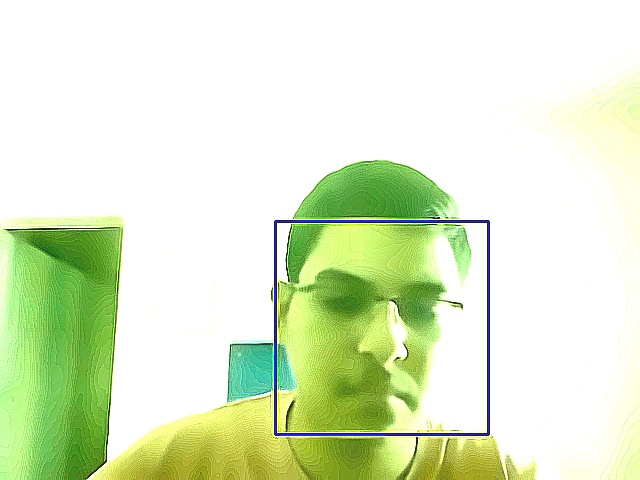
#> input picture enhanced_frames/enhanced_frame_0000.jpg, 640 x 480 px, given in place of the camera
$ jupyter execute CameraOperations.ipynb   (text cells are left out)
#> lines starting #> are read from the running program, lines starting #| are printed output that depends on the picture; after the words box and inside, x2 and y2 are one past the last pixel; in counts of white or black regions, pixels touching at a corner belong together
[cell 1]
# %pip install openCV.python

[cell 2]
import cv2
import os
import numpy as np

#Open default camera
cam = cv2.VideoCapture(0)
frame_width = int(cam.get(cv2.CAP_PROP_FRAME_WIDTH))
frame_height = int(cam.get(cv2.CAP_PROP_FRAME_HEIGHT))
print("Frame Width", frame_width)
print("Frame Height", frame_height)

# Define the codec and create VideoWriter object
fourcc = cv2.VideoWriter_fourcc(*'mp4v')
out = cv2.VideoWriter('output.mp4', fourcc, 20.0, (frame_width, frame_height))

# Load the cascade
face_cascade = cv2.CascadeClassifier(cv2.data.haarcascades + 'haarcascade_frontalface_default.xml')

# Initialize the video capture
cam = cv2.VideoCapture(0)  # Use `0` for webcam or replace with video file path

# Create a directory to save the frames
output_dir = "extracted_frames"
os.makedirs(output_dir, exist_ok=True)

frame_count = 0  # To keep track of the frames

while True:
    ret, frame = cam.read()
#> frame is the input picture: shape (480, 640, 3); mean B, G, R 201.7, 236.3, 222.1
    if not ret:
        break

    # Convert to grayscale
    gray = cv2.cvtColor(frame, cv2.COLOR_BGR2GRAY)
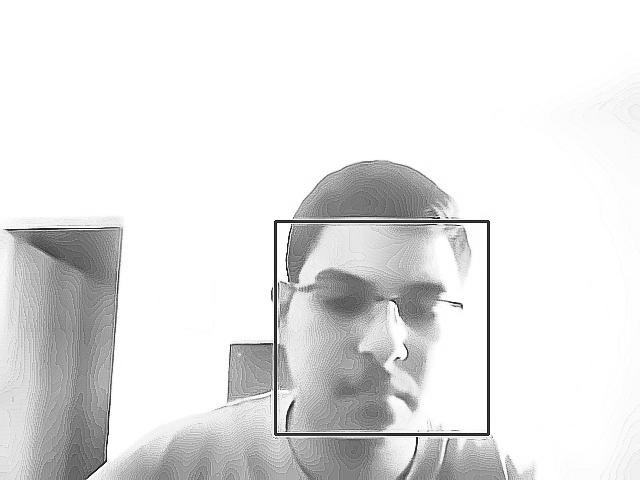
#> gray: shape (480, 640); min 24, max 255, mean 228.2

    # Detect faces
    faces = face_cascade.detectMultiScale(gray, 1.1, 4)
#> faces = [[268, 222, 221, 221]]

    # Draw rectangle around the faces
    for (x, y, w, h) in faces:
        cv2.rectangle(frame, (x, y), (x+w, y+h), (255, 0, 0), 2)
#> this loop made 1 pass
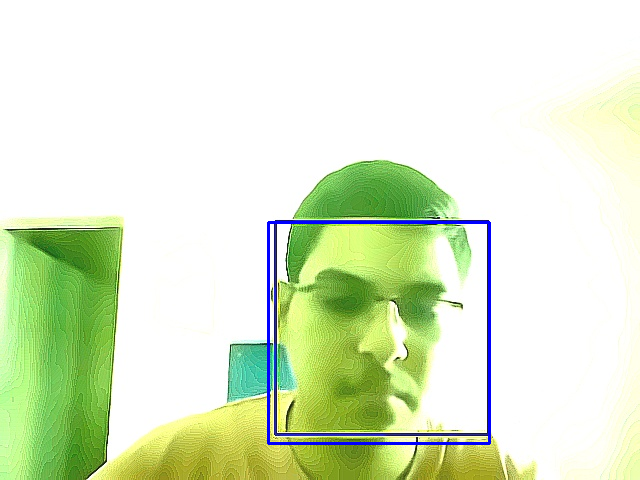
#> frame: shape (480, 640, 3); 0.86% of pixels changed, all inside (x1, y1, x2, y2) = (267, 221, 491, 445)

    # Save the frame as an image
    frame_path = os.path.join(output_dir, f"frame_{frame_count:04d}.jpg")  # Save as frame_0001.jpg, frame_0002.jpg, etc.
    cv2.imwrite(frame_path, frame)
    frame_count += 1

    # Display the frame
    cv2.imshow('Camera', frame)

    # Break the loop
    if cv2.waitKey(1) == ord('q'):
#> (key q is pressed here)
        break

# Release the VideoCapture object
cam.release()
cv2.destroyAllWindows()

print(f"Frames saved in the folder: {output_dir}")

# [11 lines of commented-out code are left out]

[cell 3]
# Directories for input frames and output negatives
input_dir = "extracted_frames"
output_dir = "negative_frames"
os.makedirs(output_dir, exist_ok=True)

# Iterate through each frame in the input directory
for frame_name in os.listdir(input_dir):
    frame_path = os.path.join(input_dir, frame_name)

    # Read the frame
    frame = cv2.imread(frame_path)
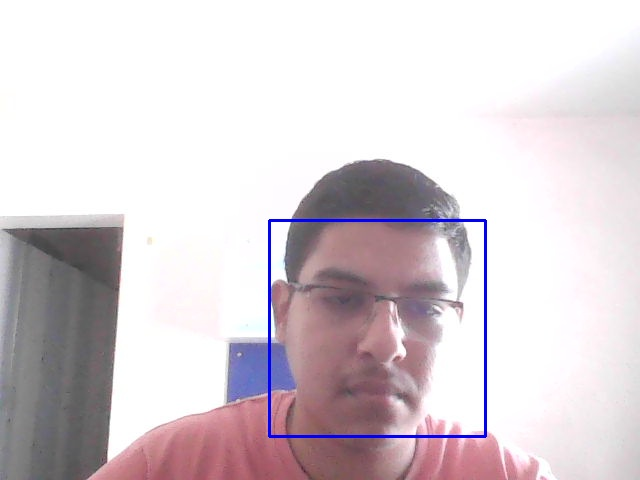
#> input picture extracted_frames/frame_0001.jpg, 640 x 480 px
#> frame is the input picture: shape (480, 640, 3); mean B, G, R 212.7, 207.7, 217
    if frame is None:
        print(f"Could not read {frame_path}")
        continue

    # Convert the frame to its negative
    negative_frame = cv2.bitwise_not(frame)
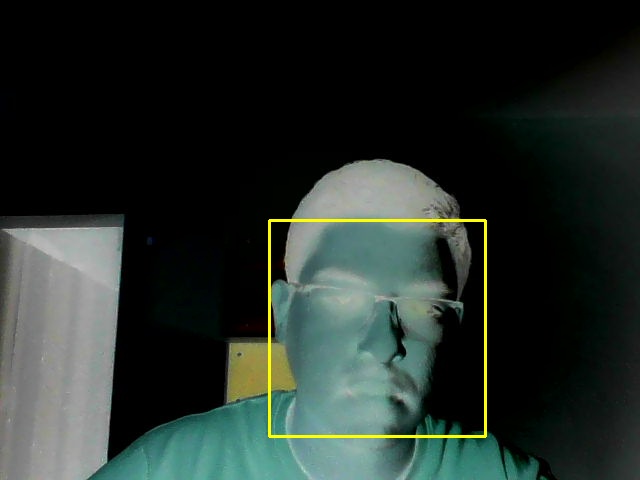
#> negative_frame: shape (480, 640, 3); mean B, G, R 42.3, 47.3, 38

    # Save the negative frame
    output_path = os.path.join(output_dir, f"negative_{frame_name}")
    cv2.imwrite(output_path, negative_frame)
#> pass 2 of the loop `for frame_name in os.listdir(input_dir):`:
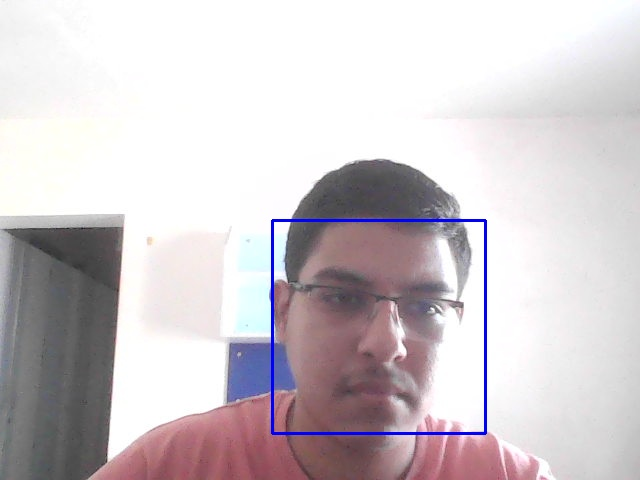
#> input picture extracted_frames/frame_0005.jpg, 640 x 480 px
#> frame is the input picture: shape (480, 640, 3); mean B, G, R 204.6, 200.6, 207.8
#> pass 3 of the loop `for frame_name in os.listdir(input_dir):`:
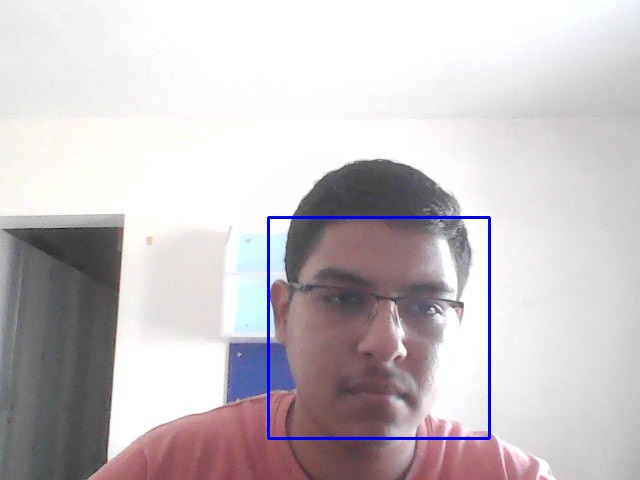
#> input picture extracted_frames/frame_0008.jpg, 640 x 480 px
#> frame is the input picture: shape (480, 640, 3); mean B, G, R 198.7, 194.9, 201.5

print(f"Negative frames saved in the folder: {output_dir}")

[cell 4]
# Directories for input frames and output enhanced images
input_dir = "extracted_frames"
output_dir = "enhanced_frames"
os.makedirs(output_dir, exist_ok=True)

def enhance_image(frame):
    """Apply enhancement pipeline to a frame"""
    # 1. Denoising
    denoised = cv2.fastNlMeansDenoisingColored(frame, None, 10, 10, 7, 21)

    # 2. Contrast Enhancement (CLAHE in LAB color space)
    lab = cv2.cvtColor(denoised, cv2.COLOR_BGR2LAB)
#> lab: shape (480, 640, 3); mean of channels 0, 1, 2 213.1, 132.6, 127
    l_channel, a_channel, b_channel = cv2.split(lab)
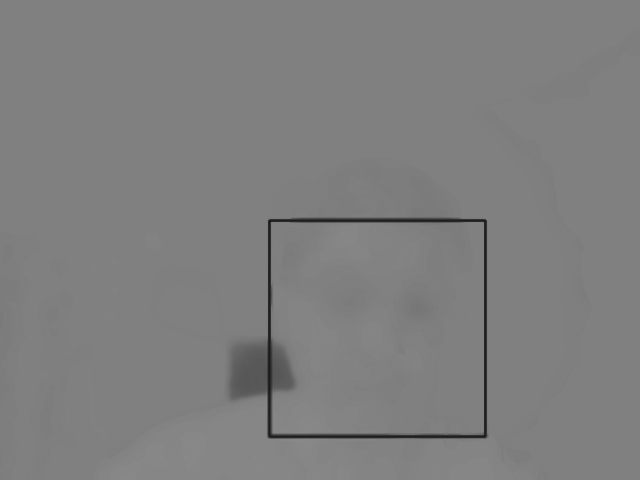
#> b_channel: shape (480, 640); min 23, max 137, mean 127
    clahe = cv2.createCLAHE(clipLimit=2.0, tileGridSize=(8, 8))
    enhanced_l = clahe.apply(l_channel)
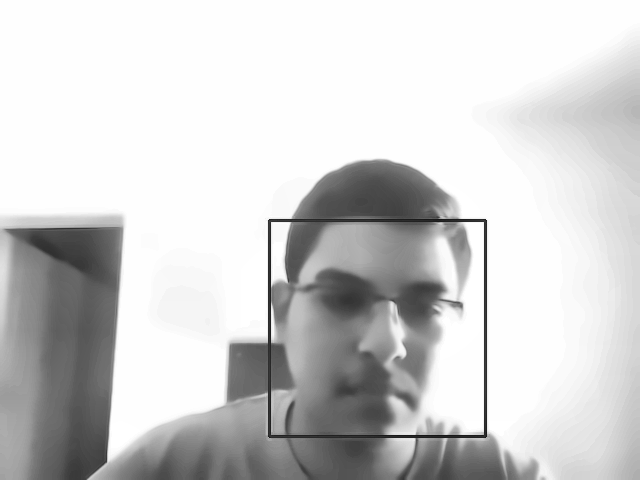
#> enhanced_l: shape (480, 640); min 20, max 255, mean 207.9
    lab_enhanced = cv2.merge((enhanced_l, a_channel, b_channel))
#> lab_enhanced: shape (480, 640, 3); mean of channels 0, 1, 2 207.9, 132.6, 127
    bgr_enhanced = cv2.cvtColor(lab_enhanced, cv2.COLOR_LAB2BGR)

    # 3. Sharpening
    kernel = np.array([[-1, -1, -1],
                       [-1,  9, -1],
                       [-1, -1, -1]])
    sharpened = cv2.filter2D(bgr_enhanced, -1, kernel)
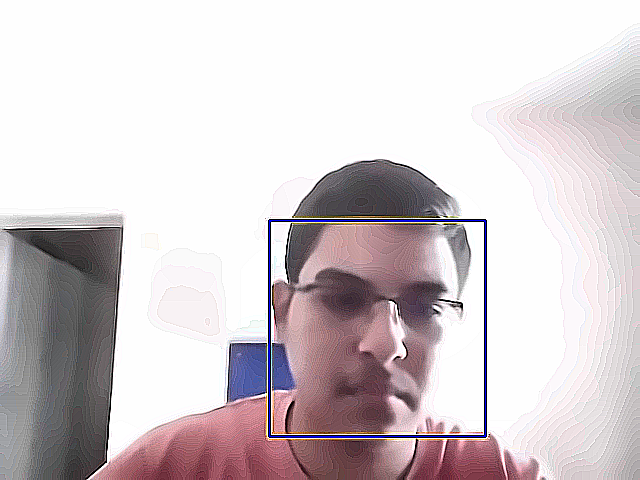
#> sharpened: shape (480, 640, 3); mean B, G, R 205.5, 202.4, 211.1

    # 4. Brightness/Contrast Adjustment
    alpha = 1.2  # Contrast control (1.0-3.0)
    beta = 30    # Brightness control (0-100)
    final = cv2.convertScaleAbs(sharpened, alpha=alpha, beta=beta)
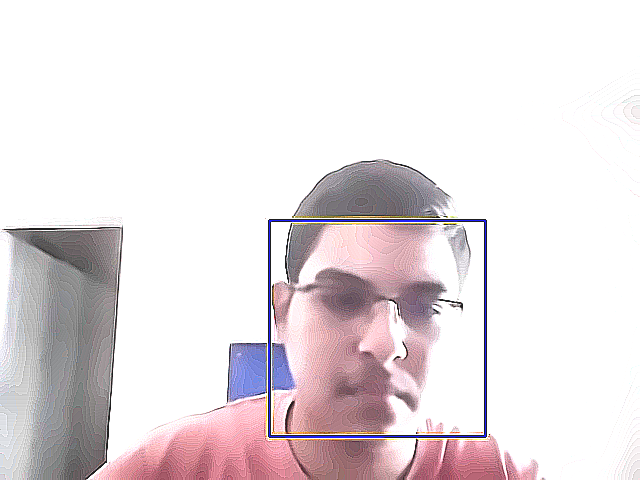
#> final: shape (480, 640, 3); mean B, G, R 226.6, 223.7, 231.6

    return final

# Process all frames in input directory
for frame_name in os.listdir(input_dir):
    frame_path = os.path.join(input_dir, frame_name)

    # Read frame
    frame = cv2.imread(frame_path)
    if frame is None:
        print(f"Could not read {frame_path}")
        continue

    # Apply enhancement
    enhanced_frame = enhance_image(frame)

    # Save enhanced frame
    output_path = os.path.join(output_dir, f"enhanced_{frame_name}")
    cv2.imwrite(output_path, enhanced_frame)
#> pass 2 of the loop `for frame_name in os.listdir(input_dir):`:
#> lab: shape (480, 640, 3); mean of channels 0, 1, 2 205.9, 131.7, 127.1
#> lab_enhanced: shape (480, 640, 3); mean of channels 0, 1, 2 201.2, 131.7, 127.1
#> pass 3 of the loop `for frame_name in os.listdir(input_dir):`:
#> lab: shape (480, 640, 3); mean of channels 0, 1, 2 200.5, 131.5, 127.2
#> lab_enhanced: shape (480, 640, 3); mean of channels 0, 1, 2 195.3, 131.5, 127.2
#> in enhance_image (call 3), `final = cv2.convertScaleAbs(sharpened, alpha=alpha, beta=beta)`:
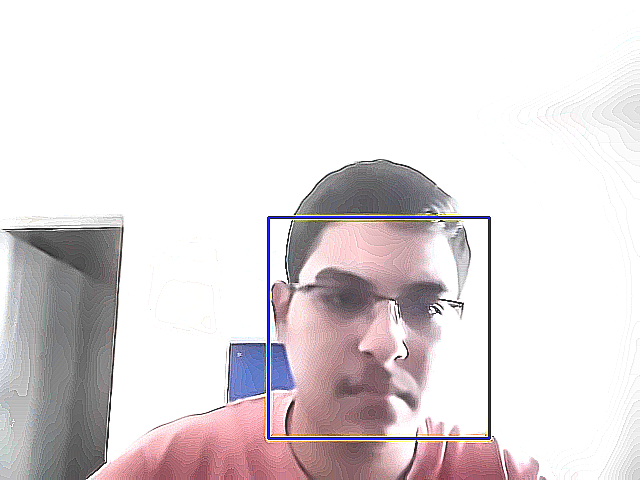
#> final: shape (480, 640, 3); mean B, G, R 221.4, 219.1, 225.9

print(f"Enhanced frames saved in: {output_dir}")

[cell 5]
# Directories for input frames and output blurred background images
input_dir = "extracted_frames"
output_dir = "blurred_bg_frames"
os.makedirs(output_dir, exist_ok=True)

# Load face cascade classifier
face_cascade = cv2.CascadeClassifier(cv2.data.haarcascades + 'haarcascade_frontalface_default.xml')

def blur_background(frame):
    """Apply background blur while keeping faces in focus"""
    # Convert to grayscale for face detection
    gray = cv2.cvtColor(frame, cv2.COLOR_BGR2GRAY)

    # Detect faces
    faces = face_cascade.detectMultiScale(gray, 1.1, 4)
#> faces = [[272, 222, 210, 210]]

    # Create a mask for foreground (faces)
    mask = np.zeros(frame.shape[:2], dtype=np.uint8)
    for (x, y, w, h) in faces:
        # Create elliptical mask for more natural shape
        center = (x + w//2, y + h//2)
        axes = (int(w*0.6), int(h*0.6))
        cv2.ellipse(mask, center, axes, 0, 0, 360, 255, -1)
#> this loop made 1 pass
#> (x, y, w, h, center, axes) on pass 1: (272, 222, 210, 210, (377, 327), (126, 126))
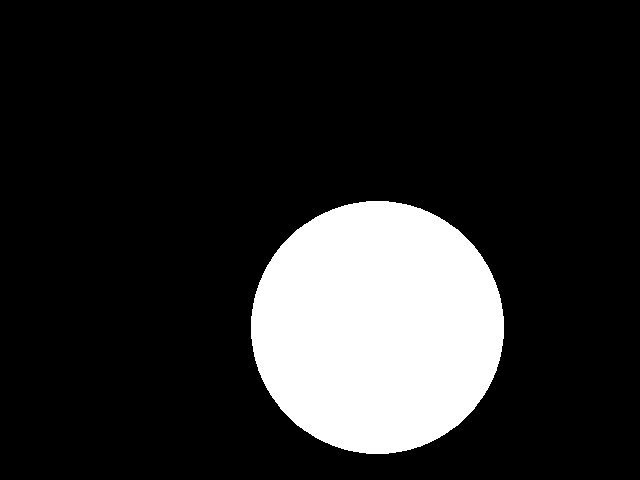
#> mask: shape (480, 640); 16.3% white; 1 white region, box (x1, y1, x2, y2) and area: (251, 201, 504, 454) 50197

    # Apply Gaussian blur to entire image
    blurred = cv2.GaussianBlur(frame, (51, 51), 0)

    # Combine original and blurred images using the mask
    result = np.where(mask[..., np.newaxis], frame, blurred)
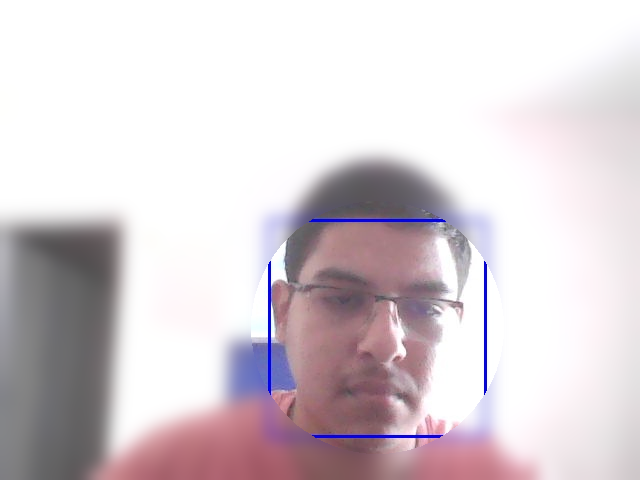
#> result: shape (480, 640, 3); mean B, G, R 212.7, 207.7, 216.9

    # Optional: Add subtle blur to mask edges for smoother transition
    mask_blur = cv2.GaussianBlur(mask, (15, 15), 0)[..., np.newaxis]/255.0
    result = (frame * mask_blur + blurred * (1 - mask_blur)).astype(np.uint8)

    return result

# Process all frames in input directory
for frame_name in os.listdir(input_dir):
    frame_path = os.path.join(input_dir, frame_name)

    # Read frame
    frame = cv2.imread(frame_path)
    if frame is None:
        print(f"Could not read {frame_path}")
        continue

    # Apply background blur
    blurred_frame = blur_background(frame)

    # Save result
    output_path = os.path.join(output_dir, f"blurred_bg_{frame_name}")
    cv2.imwrite(output_path, blurred_frame)
#> pass 2 of the loop `for frame_name in os.listdir(input_dir):`:
#> in blur_background (call 2), `faces = face_cascade.detectMultiScale(gray, 1.1, 4)`: faces = [[273, 220, 214, 214]]
#> the loop in blur_background (call 2), `for (x, y, w, h) in faces:` made 1 pass
#> (x, y, w, h, center, axes) on pass 1: (273, 220, 214, 214, (380, 327), (128, 128))
#> after the loop in blur_background (call 2), `for (x, y, w, h) in faces:`:
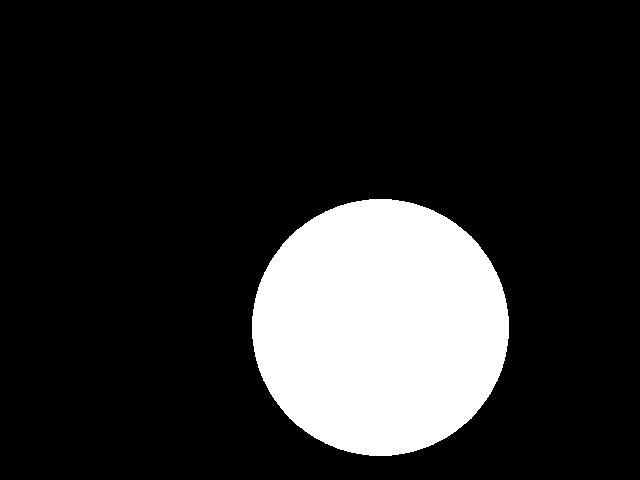
#> mask: shape (480, 640); 16.9% white; 1 white region, box (x1, y1, x2, y2) and area: (252, 199, 509, 456) 51779
#> in blur_background (call 2), `blurred = cv2.GaussianBlur(frame, (51, 51), 0)`:
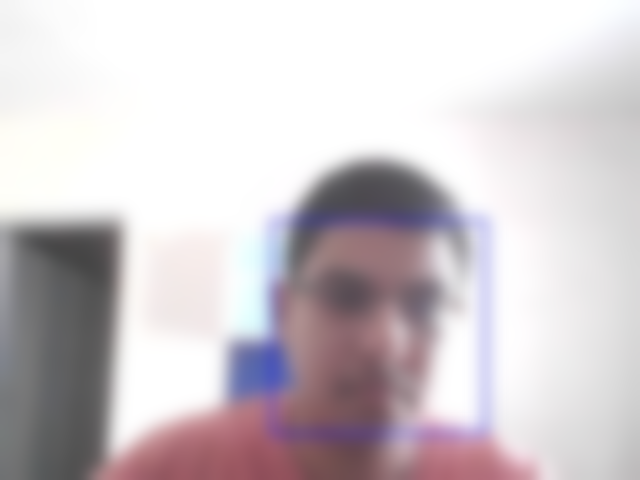
#> blurred: shape (480, 640, 3); mean B, G, R 204.6, 200.6, 207.8
#> pass 3 of the loop `for frame_name in os.listdir(input_dir):`:

print(f"Blurred background frames saved in: {output_dir}")
